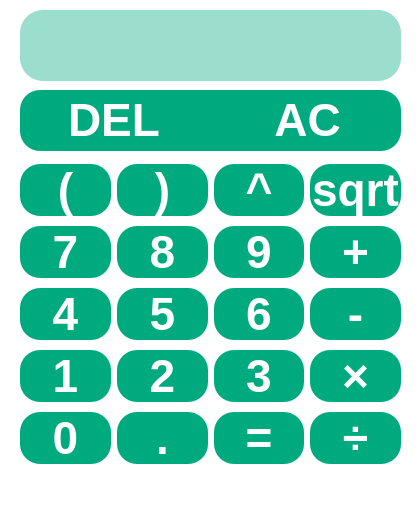
<?xml version="1.0" encoding="UTF-8"?>
<ui version="4.0">
 <class>MainWindow</class>
 <widget class="QMainWindow" name="MainWindow">
  <property name="geometry">
   <rect>
    <x>0</x>
    <y>0</y>
    <width>419</width>
    <height>519</height>
   </rect>
  </property>
  <property name="windowTitle">
   <string>我的计算器</string>
  </property>
  <property name="styleSheet">
   <string notr="true">background: white;
border-bottom-right-radius: 10px;
border-bottom-left-radius: 10px;</string>
  </property>
  <widget class="QWidget" name="centralwidget">
   <widget class="QLineEdit" name="lineEdit">
    <property name="geometry">
     <rect>
      <x>20</x>
      <y>10</y>
      <width>381</width>
      <height>71</height>
     </rect>
    </property>
    <property name="styleSheet">
     <string notr="true">font-size:56px;
font-weight:bold;
color:rgb(255, 255, 255);
letter-spacing:10px;
outline-color:rgb(255, 255, 255);
border-radius:23px;
font: 20pt &quot;微软雅黑&quot;;
background-color:rgba(0, 170, 127, 100)
</string>
    </property>
    <property name="alignment">
     <set>Qt::AlignRight|Qt::AlignTrailing|Qt::AlignVCenter</set>
    </property>
    <property name="readOnly">
     <bool>true</bool>
    </property>
   </widget>
   <widget class="QWidget" name="layoutWidget">
    <property name="geometry">
     <rect>
      <x>20</x>
      <y>160</y>
      <width>381</width>
      <height>311</height>
     </rect>
    </property>
    <layout class="QGridLayout" name="gridLayout">
     <item row="9" column="0">
      <widget class="QPushButton" name="pushButton_0">
       <property name="styleSheet">
        <string notr="true">background-color:rgb(0, 170, 127);
font-size:46px;
color:rgb(255, 255, 255);
font-weight:bold;
border-radius: 20px;
font: 23pt &quot;微软雅黑&quot;;</string>
       </property>
       <property name="text">
        <string>0</string>
       </property>
      </widget>
     </item>
     <item row="0" column="2">
      <widget class="QPushButton" name="pushButton_power">
       <property name="styleSheet">
        <string notr="true">background-color:rgb(0, 170, 127);
font-size:46px;
color:rgb(255, 255, 255);
font-weight:bold;
border-radius: 20px;
font: 23pt &quot;微软雅黑&quot;;</string>
       </property>
       <property name="text">
        <string>^</string>
       </property>
      </widget>
     </item>
     <item row="7" column="1">
      <widget class="QPushButton" name="pushButton_2">
       <property name="styleSheet">
        <string notr="true">background-color:rgb(0, 170, 127);
font-size:46px;
color:rgb(255, 255, 255);
font-weight:bold;
border-radius: 20px;
font: 23pt &quot;微软雅黑&quot;;</string>
       </property>
       <property name="text">
        <string>2</string>
       </property>
      </widget>
     </item>
     <item row="4" column="1">
      <widget class="QPushButton" name="pushButton_8">
       <property name="styleSheet">
        <string notr="true">background-color:rgb(0, 170, 127);
font-size:46px;
color:rgb(255, 255, 255);
font-weight:bold;
border-radius: 20px;
font: 23pt &quot;微软雅黑&quot;;</string>
       </property>
       <property name="text">
        <string>8</string>
       </property>
      </widget>
     </item>
     <item row="6" column="1">
      <widget class="QPushButton" name="pushButton_5">
       <property name="styleSheet">
        <string notr="true">background-color:rgb(0, 170, 127);
font-size:46px;
color:rgb(255, 255, 255);
font-weight:bold;
border-radius: 20px;
font: 23pt &quot;微软雅黑&quot;;</string>
       </property>
       <property name="text">
        <string>5</string>
       </property>
      </widget>
     </item>
     <item row="6" column="0">
      <widget class="QPushButton" name="pushButton_4">
       <property name="styleSheet">
        <string notr="true">background-color:rgb(0, 170, 127);
font-size:46px;
color:rgb(255, 255, 255);
font-weight:bold;
border-radius: 20px;
font: 23pt &quot;微软雅黑&quot;;</string>
       </property>
       <property name="text">
        <string>4</string>
       </property>
      </widget>
     </item>
     <item row="0" column="1">
      <widget class="QPushButton" name="pushButton_right">
       <property name="styleSheet">
        <string notr="true">background-color:rgb(0, 170, 127);
font-size:46px;
color:rgb(255, 255, 255);
font-weight:bold;
border-radius: 20px;
font: 23pt &quot;微软雅黑&quot;;</string>
       </property>
       <property name="text">
        <string>)</string>
       </property>
      </widget>
     </item>
     <item row="7" column="0">
      <widget class="QPushButton" name="pushButton_1">
       <property name="styleSheet">
        <string notr="true">background-color:rgb(0, 170, 127);
font-size:46px;
color:rgb(255, 255, 255);
font-weight:bold;
border-radius: 20px;
font: 23pt &quot;微软雅黑&quot;;</string>
       </property>
       <property name="text">
        <string>1</string>
       </property>
      </widget>
     </item>
     <item row="4" column="3">
      <widget class="QPushButton" name="pushButton_plus">
       <property name="styleSheet">
        <string notr="true">background-color:rgb(0, 170, 127);
font-size:46px;
color:rgb(255, 255, 255);
font-weight:bold;
border-radius: 20px;
font: 23pt &quot;微软雅黑&quot;;</string>
       </property>
       <property name="text">
        <string>+</string>
       </property>
      </widget>
     </item>
     <item row="0" column="3">
      <widget class="QPushButton" name="pushButton_sqrt">
       <property name="styleSheet">
        <string notr="true">background-color:rgb(0, 170, 127);
font-size:46px;
color:rgb(255, 255, 255);
font-weight:bold;
border-radius: 20px;
font: 23pt &quot;微软雅黑&quot;;</string>
       </property>
       <property name="text">
        <string>sqrt</string>
       </property>
      </widget>
     </item>
     <item row="4" column="2">
      <widget class="QPushButton" name="pushButton_9">
       <property name="styleSheet">
        <string notr="true">background-color:rgb(0, 170, 127);
font-size:46px;
color:rgb(255, 255, 255);
font-weight:bold;
border-radius: 20px;
font: 23pt &quot;微软雅黑&quot;;</string>
       </property>
       <property name="text">
        <string>9</string>
       </property>
      </widget>
     </item>
     <item row="9" column="2">
      <widget class="QPushButton" name="pushButton_equal">
       <property name="styleSheet">
        <string notr="true">background-color:rgb(0, 170, 127);
font-size:46px;
color:rgb(255, 255, 255);
font-weight:bold;
border-radius: 20px;
font: 23pt &quot;微软雅黑&quot;;</string>
       </property>
       <property name="text">
        <string>=</string>
       </property>
      </widget>
     </item>
     <item row="0" column="0">
      <widget class="QPushButton" name="pushButton_left">
       <property name="styleSheet">
        <string notr="true">background-color:rgb(0, 170, 127);
font-size:46px;
color:rgb(255, 255, 255);
font-weight:bold;
border-radius: 20px;
font: 23pt &quot;微软雅黑&quot;;</string>
       </property>
       <property name="text">
        <string>(</string>
       </property>
      </widget>
     </item>
     <item row="6" column="3">
      <widget class="QPushButton" name="pushButton_sub">
       <property name="styleSheet">
        <string notr="true">background-color:rgb(0, 170, 127);
font-size:46px;
color:rgb(255, 255, 255);
font-weight:bold;
border-radius: 20px;
font: 23pt &quot;微软雅黑&quot;;</string>
       </property>
       <property name="text">
        <string>-</string>
       </property>
      </widget>
     </item>
     <item row="9" column="3">
      <widget class="QPushButton" name="pushButton_div">
       <property name="styleSheet">
        <string notr="true">background-color:rgb(0, 170, 127);
font-size:46px;
color:rgb(255, 255, 255);
font-weight:bold;
border-radius: 20px;
font: 23pt &quot;微软雅黑&quot;;</string>
       </property>
       <property name="text">
        <string>÷</string>
       </property>
      </widget>
     </item>
     <item row="7" column="2">
      <widget class="QPushButton" name="pushButton_3">
       <property name="styleSheet">
        <string notr="true">background-color:rgb(0, 170, 127);
font-size:46px;
color:rgb(255, 255, 255);
font-weight:bold;
border-radius: 20px;
font: 23pt &quot;微软雅黑&quot;;</string>
       </property>
       <property name="text">
        <string>3</string>
       </property>
      </widget>
     </item>
     <item row="4" column="0">
      <widget class="QPushButton" name="pushButton_7">
       <property name="styleSheet">
        <string notr="true">background-color:rgb(0, 170, 127);
font-size:46px;
color:rgb(255, 255, 255);
font-weight:bold;
border-radius: 20px;
font: 23pt &quot;微软雅黑&quot;;</string>
       </property>
       <property name="text">
        <string>7</string>
       </property>
      </widget>
     </item>
     <item row="6" column="2">
      <widget class="QPushButton" name="pushButton_6">
       <property name="styleSheet">
        <string notr="true">background-color:rgb(0, 170, 127);
font-size:46px;
color:rgb(255, 255, 255);
font-weight:bold;
border-radius: 20px;
font: 23pt &quot;微软雅黑&quot;;</string>
       </property>
       <property name="text">
        <string>6</string>
       </property>
      </widget>
     </item>
     <item row="9" column="1">
      <widget class="QPushButton" name="pushButton_point">
       <property name="styleSheet">
        <string notr="true">background-color:rgb(0, 170, 127);
font-size:46px;
color:rgb(255, 255, 255);
font-weight:bold;
border-radius: 20px;
font: 23pt &quot;微软雅黑&quot;;</string>
       </property>
       <property name="text">
        <string>.</string>
       </property>
      </widget>
     </item>
     <item row="7" column="3">
      <widget class="QPushButton" name="pushButton_mul">
       <property name="styleSheet">
        <string notr="true">background-color:rgb(0, 170, 127);
font-size:46px;
color:rgb(255, 255, 255);
font-weight:bold;
border-radius: 20px;
font: 23pt &quot;微软雅黑&quot;;</string>
       </property>
       <property name="text">
        <string>×</string>
       </property>
      </widget>
     </item>
    </layout>
   </widget>
   <widget class="QWidget" name="layoutWidget">
    <property name="geometry">
     <rect>
      <x>20</x>
      <y>90</y>
      <width>381</width>
      <height>61</height>
     </rect>
    </property>
    <property name="styleSheet">
     <string notr="true">background-color:rgb(0, 170, 127);
font-size:46px;
color:rgb(255, 255, 255);
font-weight:bold;
border-radius: 20px;
font: 23pt &quot;微软雅黑&quot;;</string>
    </property>
    <layout class="QHBoxLayout" name="horizontalLayout">
     <item>
      <widget class="QPushButton" name="pushButton_DEL">
       <property name="styleSheet">
        <string notr="true">background-color:rgb(0, 170, 127);
font-size:46px;
color:rgb(255, 255, 255);
font-weight:bold;
border-radius: 20px;
font: 23pt &quot;微软雅黑&quot;;</string>
       </property>
       <property name="text">
        <string>DEL</string>
       </property>
      </widget>
     </item>
     <item>
      <widget class="QPushButton" name="pushButton_AC">
       <property name="styleSheet">
        <string notr="true">background-color:rgb(0, 170, 127);
font-size:46px;
color:rgb(255, 255, 255);
font-weight:bold;
border-radius: 20px;
font: 23pt &quot;微软雅黑&quot;;</string>
       </property>
       <property name="text">
        <string>AC</string>
       </property>
      </widget>
     </item>
    </layout>
   </widget>
  </widget>
  <widget class="QMenuBar" name="menubar">
   <property name="geometry">
    <rect>
     <x>0</x>
     <y>0</y>
     <width>419</width>
     <height>26</height>
    </rect>
   </property>
  </widget>
  <widget class="QStatusBar" name="statusbar"/>
 </widget>
 <resources/>
 <connections/>
</ui>
